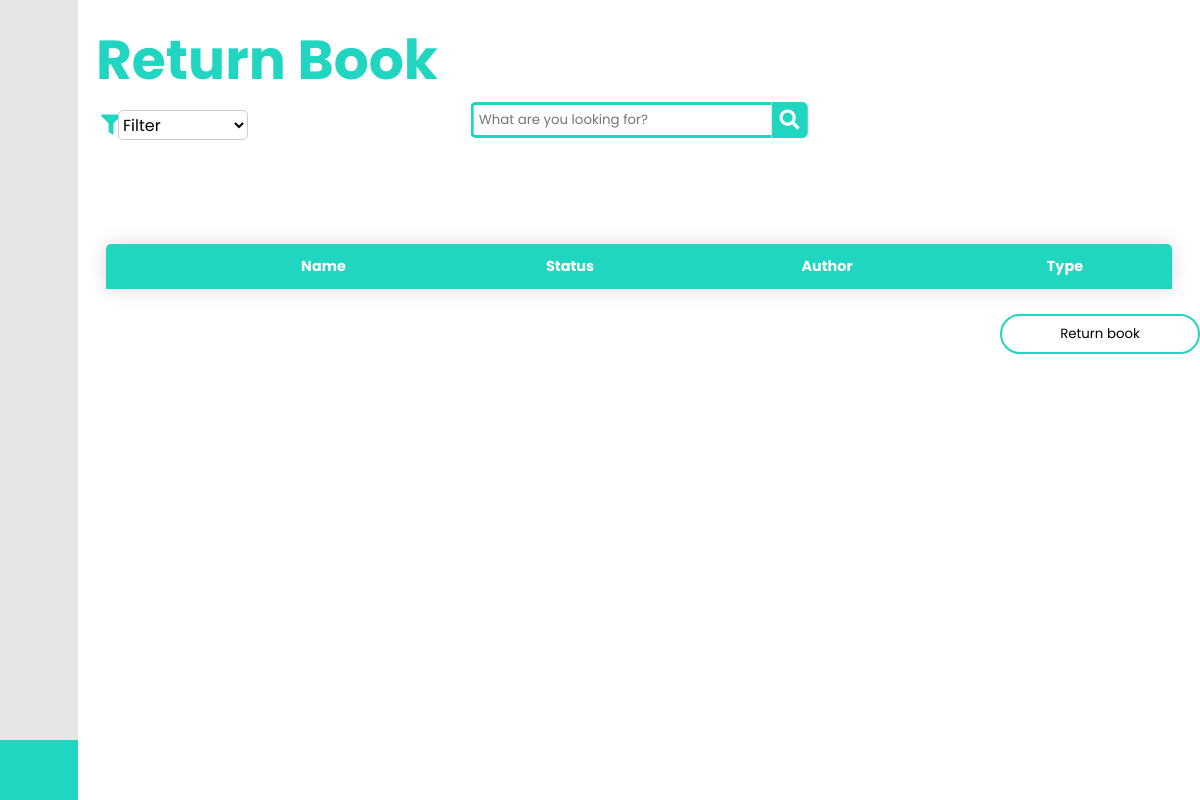
/Returnbook (signed in), run on an earlier commit of the app's database.
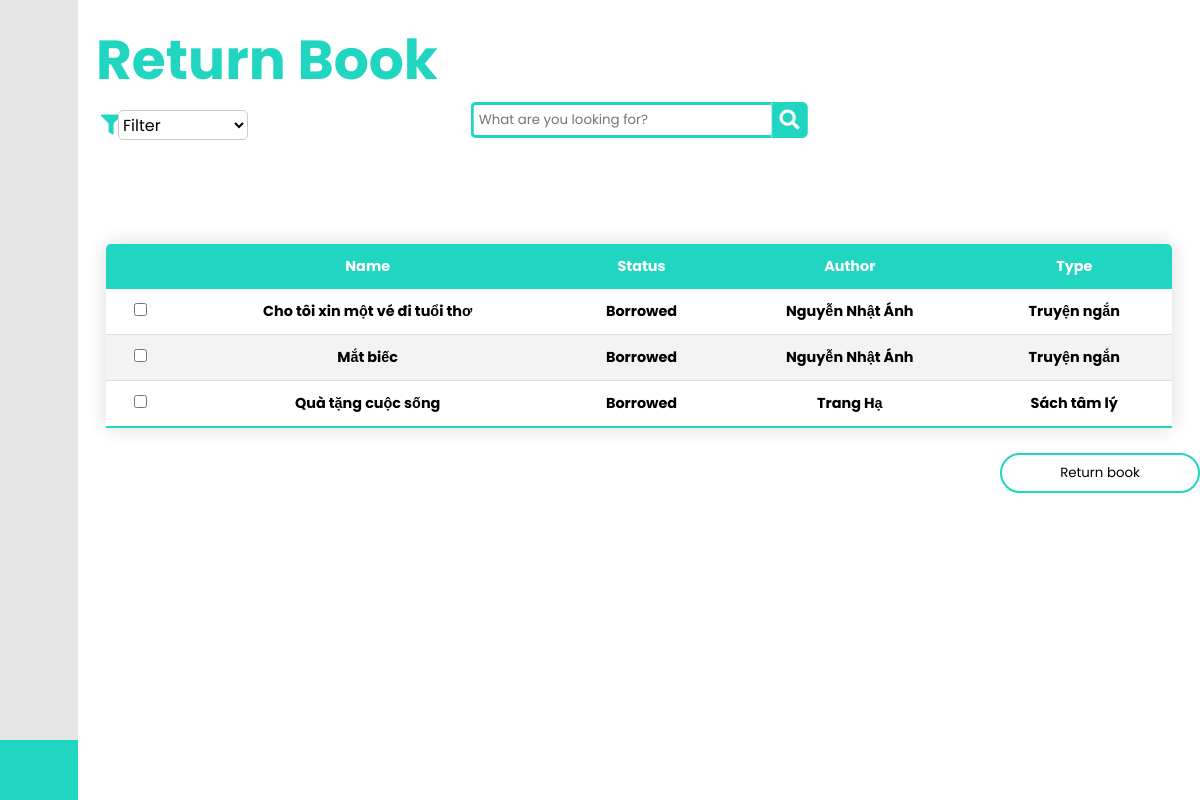
And on a later commit of the database.
### library/models.py (models this page shows, shortened)
class Issue(models.Model):
    student=models.ForeignKey(Student,on_delete=models.CASCADE)
    book=models.ForeignKey(Book,on_delete=models.CASCADE)
    created_at=models.DateTimeField( auto_now=True)
    issued=models.BooleanField(default=False)
    issued_at=models.DateTimeField( auto_now=False,null=True,blank=True)
    returned=models.BooleanField(default=False)
    return_date=models.DateTimeField(auto_now=False,auto_created=False,auto_now_add=False,null=True,blank=True)

class Book(models.Model):
    name=models.CharField(max_length=350)
    author=models.ForeignKey(Author,on_delete=models.CASCADE)
    image=models.ImageField()
    category=models.CharField(max_length=220)

class Author(models.Model):
    name=models.CharField(max_length=350)
    description=models.CharField(max_length=450)
    def __str__(self):
        return self.name

### library/views.py (the view)
# urls.py: path('Returnbook',views.Returnbook,name='Returnbook'),
def Returnbook(request):
    student = Student.objects.get(student_id = request.user)
    issue = Issue.objects.filter(student_id = student).select_related('book')
    return render(request, 'Students/Returnbook.html',
    {'issue': issue})

### templates/Students/Returnbook.html (shortened to what this page needs)
{% extends 'Base.html'%}
{%block content%}
    <section class="home-section">
        <div class="text"><b>Return Book</b></div>
        <div class="optionsDiv">
            <i class="fa fa-filter" aria-hidden="true"></i>
            <select id="selectField">
                <option value="Filter" selected><b>Filter</b></option>
            </select>
        </div>
        <div class="wrap">
            <div class="search">
               <input type="text" class="searchTerm" placeholder="What are you looking for?">
               <button type="submit" class="searchButton">
                 <i class="fa fa-search"></i>
              </button>
            </div>
         </div>
        <div class="content-container">
        <table class="content-table">
            <thead>
                <tr>
                    <th> </th>
                    <th>Name</th>
                    <th>Status</th>
                    <th>Author</th>
                    <th>Type</th>
                </tr>
            </thead>
            <tbody>
                {% for temp in issue %}
                <tr>
                    <td><input type="checkbox" id="select-row"></td>
                    <th>{{temp.book.name}}</th>
                    {% if temp.returned == 0 %}
                        <th>Borrowed</th>
                    {% else %}
                        <th>Returned</th>
                    {% endif %}
                    <th>{{temp.book.author}}</th>
                    <th>{{temp.book.category}}</th>
                </tr>
                {% endfor %}
            </tbody>
        </table>
        </div>
        <div class="ReturnBook">
            <button class="ReturntheBook"> Return book </button>
        </div>
    </section>
    {%endblock%}

### templates/Base.html (shortened to what this page needs)
<!DOCTYPE html>
<html lang="en" dir="ltr">
    <head>
        {% load static %}
        <link rel="stylesheet" href="{% static 'css/Base.css'%}">
        <link rel="stylesheet" href="{% static 'css/Mylibrary_style.css'%}">
        <link rel="stylesheet" href="{% static '/css/return_style.css'%}">
        <link rel="stylesheet" href="{% static 'css/Dashboard_style.css'%}">
        <link rel="stylesheet" href="{% static 'css/setting_style.css'%}">
        <link rel="stylesheet" href="https://unpkg.com/swiper@7/swiper-bundle.min.css" />
        <link rel="stylesheet" href="https://cdnjs.cloudflare.com/ajax/libs/font-awesome/5.15.3/css/all.min.css">
        <link href='https://unpkg.com/boxicons@2.0.7/css/boxicons.min.css' rel='stylesheet'>
    </head>
    </head>
    <body>
<div class="sidebar">
        <div class="logo-details">
            <i class='bx bx-menu' id="btn"></i>
        </div>
        <ul class="nav-list">
            <li>
                <a href="{% url 'Dashboard' %}">
                    <i class='bx bx-grid-alt'></i>
                </a>
            </li>
            <li>
                <a href="{% url 'Mylibrary' %}">
                    <i class='bx bx-wallet'></i>
                </a>
            </li>
            <li>
                <a href="{% url 'Returnbook' %}">
                    <i class='bx bx-calendar-event'></i>
                </a>
            </li>
            <li>
                <a href="{% url 'Setting' %}">
                    <i class='bx bx-cog'></i>
                </a>
            </li>
            <li>
                <a href="#">
                    <i class='bx bx-help-circle'></i>
                </a>
            </li>
            <li class="profile">
                <div class="profile-details">
                    <div class="name_job">
                        <div class="name">Nguyen Van A</div>
                        <div class="job">Student</div>
                    </div>
                </div>
                <a href="{% url 'Login' %}" onclick="return confirm('Do you really want to logout?');">
                <i class='bx bx-log-out' id="log_out"></i>
                </a>
            </li>
        </ul>
    </div>
    {%block content%}
    {%endblock%}
    </body>
</html>

### static/css/Base.css (style rules this page uses)
* { margin: 0; padding: 0; box-sizing: border-box; font-family: "Poppins" , sans-serif; }
.sidebar { position: fixed; left: 0; top: 0; height: 100%; width: 78px; background: #E5E5E5; padding: 6px 14px; z-index: 99; transition: all 0.5s ease; }
.sidebar .logo-details { height: 60px; display: flex; align-items: center; position: relative; }
.sidebar .logo-details #btn { position: absolute; top: 50%; right: 0; transform: translateY(-50%); font-size: 22px; transition: all 0.4s ease; font-size: 23px; text-align: center; cursor: pointer; transition: all 0.5s ease; }
.sidebar i { color: #000000; height: 60px; min-width: 50px; font-size: 28px; text-align: center; line-height: 60px; }
.sidebar .nav-list { margin-top: 20px; height: 100%; }
.sidebar li { position: relative; margin: 8px 0; list-style: none; }
.sidebar li a { display: flex; height: 100%; width: 100%; border-radius: 12px; align-items: center; text-decoration: none; transition: all 0.4s ease; background: #E5E5E5; }
.sidebar li i { height: 50px; line-height: 50px; font-size: 18px; border-radius: 12px; }
.sidebar li.profile { position: fixed; height: 60px; width: 78px; left: 0; bottom: -8px; padding: 10px 14px; background: #20D6C0; transition: all 0.5s ease; overflow: hidden; }
.sidebar li .profile-details { display: flex; align-items: center; flex-wrap: nowrap; }
.sidebar li.profile .name, .sidebar li.profile .job { font-size: 15px; font-weight: 400; color: #000; white-space: nowrap; }
.sidebar li.profile .job { font-size: 12px; }
.sidebar .profile #log_out { position: absolute; top: 50%; right: 0; transform: translateY(-50%); background: #20D6C0; width: 100%; height: 60px; line-height: 60px; border-radius: 0px; transition: all 0.5s ease; }
.home-section { position: relative; background: #fff; min-height: 100vh; top: 0; left: 78px; width: calc(100% - 78px); transition: all 0.5s ease; z-index: 2; }
.home-section .text { display: inline-block; font-family: Helvetica; color: #20D6C0; font-size: 55px; font-weight: 500; margin: 18px }

### static/css/Mylibrary_style.css (style rules this page uses)
.search { width: 100%; position: relative; display: flex; }
.searchTerm { width: 100%; height: 36px; border: 3px solid #20D6C0; border-right: none; padding: 5px; border-radius: 5px 0 0 5px; outline: none; color: #20D6C0; }
.searchButton { width: 40px; height: 36px; border: 1px solid #20D6C0; background: #20D6C0; text-align: center; color: #fff; border-radius: 0 5px 5px 0; cursor: pointer; font-size: 20px; }
.wrap { width: 30%; position: absolute; top: 15%; left: 50%; transform: translate(-50%, -50%); }
#selectField { -webkit-border-radius: 5px; -moz-border-radius: 5px; border-radius: 5px; border: 1px solid #ccc; font-size: 16px; height: 30px; width: 130px; color: black; background-color: white; position: absolute; top: 110px; left: 40px; }
.optionsDiv > i { position:absolute; top: 115px; left: 23px; font-size: 20px; color: #20D6C0; }
* { font-family: sans-serif; }
.content-table { top: 210px; left: 30px; font-family: Arial, Helvetica, sans-serif; border-collapse: collapse; width: 95%; margin: 25px 0; font-size: 0.9em; min-width: 400px; border-radius: 5px 5px 0 0; overflow: hidden; box-shadow: 0 0 20px rgba(0, 0, 0, 0.15); }
.content-table thead tr { background-color: #20D6C0; color: #ffffff; text-align: center; font-weight: bold; }
.content-table th, .content-table td { padding: 12px 15px; }
.content-table tbody tr { border-bottom: 1px solid #dddddd; text-align: center; }
.content-table tbody tr:nth-of-type(even) { background-color: #f3f3f3; }
.content-table tbody tr:last-of-type { border-bottom: 2px solid #20D6C0; }
.ReturnBook { height:40px; width: 100%; outline:none; display: flex; flex-direction: row-reverse; }
.ReturntheBook { width: 200px; height: 40px; border-radius: 30px; background-color: white; color: black; border: 2px solid #20D6C0; }
.content-container { margin-top: 100px; display: flex; flex-direction: column; justify-content: center; align-items: center; width: 100%; }

What changed in the data, as far as the page shows it:
added Issue: book.name "Cho tôi xin một vé đi tuổi thơ", returned "Borrowed", book.author "Nguyễn Nhật Ánh", book.category "Truyện ngắn"
added Issue: book.name "Mắt biếc", returned "Borrowed", book.author "Nguyễn Nhật Ánh", book.category "Truyện ngắn"
added Issue: book.name "Quà tặng cuộc sống", returned "Borrowed", book.author "Trang Hạ", book.category "Sách tâm lý"
